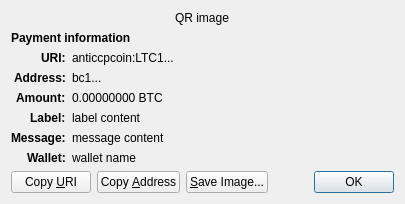
<?xml version="1.0" encoding="UTF-8"?>
<ui version="4.0">
 <class>ReceiveRequestDialog</class>
 <widget class="QDialog" name="ReceiveRequestDialog">
  <property name="geometry">
   <rect>
    <x>0</x>
    <y>0</y>
    <width>413</width>
    <height>229</height>
   </rect>
  </property>
  <property name="windowTitle">
   <string>Request payment to ...</string>
  </property>
  <layout class="QGridLayout" name="gridLayout" columnstretch="0,1">
   <property name="sizeConstraint">
    <enum>QLayout::SetFixedSize</enum>
   </property>
   <item row="0" column="0" colspan="2" alignment="Qt::AlignHCenter">
    <widget class="QRImageWidget" name="qr_code">
     <property name="text">
      <string notr="true">QR image</string>
     </property>
     <property name="textInteractionFlags">
      <set>Qt::NoTextInteraction</set>
     </property>
    </widget>
   </item>
   <item row="1" column="0" colspan="2">
    <widget class="QLabel" name="payment_header">
     <property name="font">
      <font>
       <weight>75</weight>
       <bold>true</bold>
      </font>
     </property>
     <property name="text">
      <string>Payment information</string>
     </property>
     <property name="textInteractionFlags">
      <set>Qt::NoTextInteraction</set>
     </property>
    </widget>
   </item>
   <item row="2" column="0" alignment="Qt::AlignRight|Qt::AlignTop">
    <widget class="QLabel" name="uri_tag">
     <property name="font">
      <font>
       <weight>75</weight>
       <bold>true</bold>
      </font>
     </property>
     <property name="text">
      <string notr="true">URI:</string>
     </property>
     <property name="textFormat">
      <enum>Qt::PlainText</enum>
     </property>
     <property name="textInteractionFlags">
      <set>Qt::NoTextInteraction</set>
     </property>
    </widget>
   </item>
   <item row="2" column="1" alignment="Qt::AlignTop">
    <widget class="QLabel" name="uri_content">
     <property name="text">
      <string notr="true">anticcpcoin:LTC1...</string>
     </property>
     <property name="textFormat">
      <enum>Qt::RichText</enum>
     </property>
     <property name="wordWrap">
      <bool>true</bool>
     </property>
     <property name="textInteractionFlags">
      <set>Qt::TextSelectableByMouse</set>
     </property>
    </widget>
   </item>
   <item row="3" column="0" alignment="Qt::AlignRight|Qt::AlignTop">
    <widget class="QLabel" name="address_tag">
     <property name="font">
      <font>
       <weight>75</weight>
       <bold>true</bold>
      </font>
     </property>
     <property name="text">
      <string>Address:</string>
     </property>
     <property name="textInteractionFlags">
      <set>Qt::NoTextInteraction</set>
     </property>
    </widget>
   </item>
   <item row="3" column="1" alignment="Qt::AlignTop">
    <widget class="QLabel" name="address_content">
     <property name="text">
      <string notr="true">bc1...</string>
     </property>
     <property name="textFormat">
      <enum>Qt::PlainText</enum>
     </property>
     <property name="textInteractionFlags">
      <set>Qt::TextSelectableByMouse</set>
     </property>
    </widget>
   </item>
   <item row="4" column="0" alignment="Qt::AlignRight|Qt::AlignTop">
    <widget class="QLabel" name="amount_tag">
     <property name="font">
      <font>
       <weight>75</weight>
       <bold>true</bold>
      </font>
     </property>
     <property name="text">
      <string>Amount:</string>
     </property>
     <property name="textInteractionFlags">
      <set>Qt::NoTextInteraction</set>
     </property>
    </widget>
   </item>
   <item row="4" column="1" alignment="Qt::AlignTop">
    <widget class="QLabel" name="amount_content">
     <property name="text">
      <string notr="true">0.00000000 BTC</string>
     </property>
     <property name="textFormat">
      <enum>Qt::PlainText</enum>
     </property>
     <property name="textInteractionFlags">
      <set>Qt::TextSelectableByMouse</set>
     </property>
    </widget>
   </item>
   <item row="5" column="0" alignment="Qt::AlignRight|Qt::AlignTop">
    <widget class="QLabel" name="label_tag">
     <property name="font">
      <font>
       <weight>75</weight>
       <bold>true</bold>
      </font>
     </property>
     <property name="text">
      <string>Label:</string>
     </property>
     <property name="textInteractionFlags">
      <set>Qt::NoTextInteraction</set>
     </property>
    </widget>
   </item>
   <item row="5" column="1" alignment="Qt::AlignTop">
    <widget class="QLabel" name="label_content">
     <property name="text">
      <string notr="true">label content</string>
     </property>
     <property name="textFormat">
      <enum>Qt::PlainText</enum>
     </property>
     <property name="wordWrap">
      <bool>true</bool>
     </property>
     <property name="textInteractionFlags">
      <set>Qt::TextSelectableByMouse</set>
     </property>
    </widget>
   </item>
   <item row="6" column="0" alignment="Qt::AlignRight|Qt::AlignTop">
    <widget class="QLabel" name="message_tag">
     <property name="font">
      <font>
       <weight>75</weight>
       <bold>true</bold>
      </font>
     </property>
     <property name="text">
      <string>Message:</string>
     </property>
     <property name="textInteractionFlags">
      <set>Qt::NoTextInteraction</set>
     </property>
    </widget>
   </item>
   <item row="6" column="1" alignment="Qt::AlignTop">
    <widget class="QLabel" name="message_content">
     <property name="text">
      <string notr="true">message content</string>
     </property>
     <property name="textFormat">
      <enum>Qt::PlainText</enum>
     </property>
     <property name="wordWrap">
      <bool>true</bool>
     </property>
     <property name="textInteractionFlags">
      <set>Qt::TextSelectableByMouse</set>
     </property>
    </widget>
   </item>
   <item row="7" column="0" alignment="Qt::AlignRight|Qt::AlignTop">
    <widget class="QLabel" name="wallet_tag">
     <property name="font">
      <font>
       <weight>75</weight>
       <bold>true</bold>
      </font>
     </property>
     <property name="text">
      <string>Wallet:</string>
     </property>
     <property name="textInteractionFlags">
      <set>Qt::NoTextInteraction</set>
     </property>
    </widget>
   </item>
   <item row="7" column="1" alignment="Qt::AlignTop">
    <widget class="QLabel" name="wallet_content">
     <property name="text">
      <string notr="true">wallet name</string>
     </property>
     <property name="textFormat">
      <enum>Qt::PlainText</enum>
     </property>
     <property name="wordWrap">
      <bool>true</bool>
     </property>
     <property name="textInteractionFlags">
      <set>Qt::TextSelectableByMouse</set>
     </property>
    </widget>
   </item>
   <item row="8" column="0" colspan="2">
    <layout class="QHBoxLayout" name="horizontalLayout">
     <item>
      <widget class="QPushButton" name="btnCopyURI">
       <property name="text">
        <string>Copy &amp;URI</string>
       </property>
       <property name="autoDefault">
        <bool>false</bool>
       </property>
      </widget>
     </item>
     <item>
      <widget class="QPushButton" name="btnCopyAddress">
       <property name="text">
        <string>Copy &amp;Address</string>
       </property>
       <property name="autoDefault">
        <bool>false</bool>
       </property>
      </widget>
     </item>
     <item>
      <widget class="QPushButton" name="btnSaveAs">
       <property name="text">
        <string>&amp;Save Image...</string>
       </property>
       <property name="autoDefault">
        <bool>false</bool>
       </property>
      </widget>
     </item>
     <item>
      <spacer name="horizontalSpacer_2">
       <property name="orientation">
        <enum>Qt::Horizontal</enum>
       </property>
       <property name="sizeHint" stdset="0">
        <size>
         <width>40</width>
         <height>20</height>
        </size>
       </property>
      </spacer>
     </item>
     <item>
      <widget class="QDialogButtonBox" name="buttonBox">
       <property name="focusPolicy">
        <enum>Qt::StrongFocus</enum>
       </property>
       <property name="standardButtons">
        <set>QDialogButtonBox::Ok</set>
       </property>
      </widget>
     </item>
    </layout>
   </item>
  </layout>
 </widget>
 <customwidgets>
  <customwidget>
   <class>QRImageWidget</class>
   <extends>QLabel</extends>
   <header>qt/qrimagewidget.h</header>
  </customwidget>
 </customwidgets>
 <tabstops>
  <tabstop>buttonBox</tabstop>
  <tabstop>btnCopyURI</tabstop>
  <tabstop>btnCopyAddress</tabstop>
  <tabstop>btnSaveAs</tabstop>
 </tabstops>
 <resources/>
 <connections>
  <connection>
   <sender>buttonBox</sender>
   <signal>accepted()</signal>
   <receiver>ReceiveRequestDialog</receiver>
   <slot>accept()</slot>
   <hints>
    <hint type="sourcelabel">
     <x>135</x>
     <y>230</y>
    </hint>
    <hint type="destinationlabel">
     <x>135</x>
     <y>126</y>
    </hint>
   </hints>
  </connection>
 </connections>
</ui>
